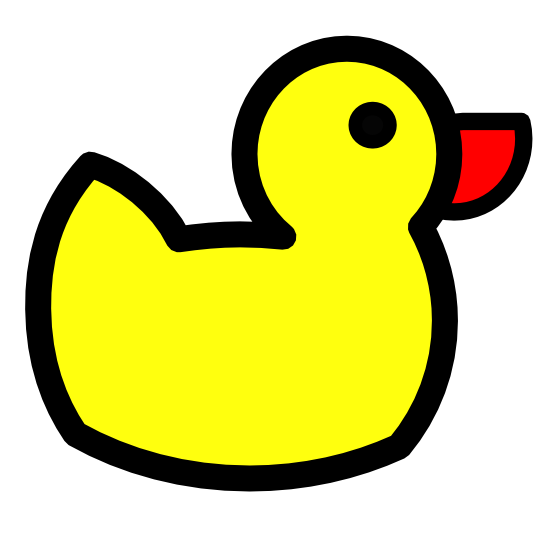
#> input picture tut1/6103.png, 555 x 555 px
$ python greyscale.py
#> lines starting #> are read from the running program, lines starting #| are printed output that depends on the picture
from PIL import Image
def convert_to_grayscale(image_path, output_path):
#> called with image_path = '6103.png', output_path = 'processed.png'
    image = Image.open(image_path)
#> image is the input picture: PIL image 555x555 RGBA; mean R, G, B, A 216, 213.3, 132.7, 126.2
    grayscale_img = image.convert('L')
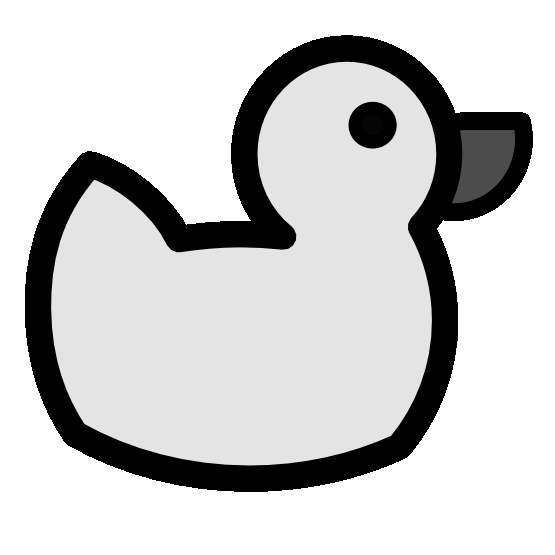
#> grayscale_img: PIL image 555x555 L; min 0, max 255, mean 205.1
    grayscale_img.save(output_path)

convert_to_grayscale('6103.png', 'processed.png')
